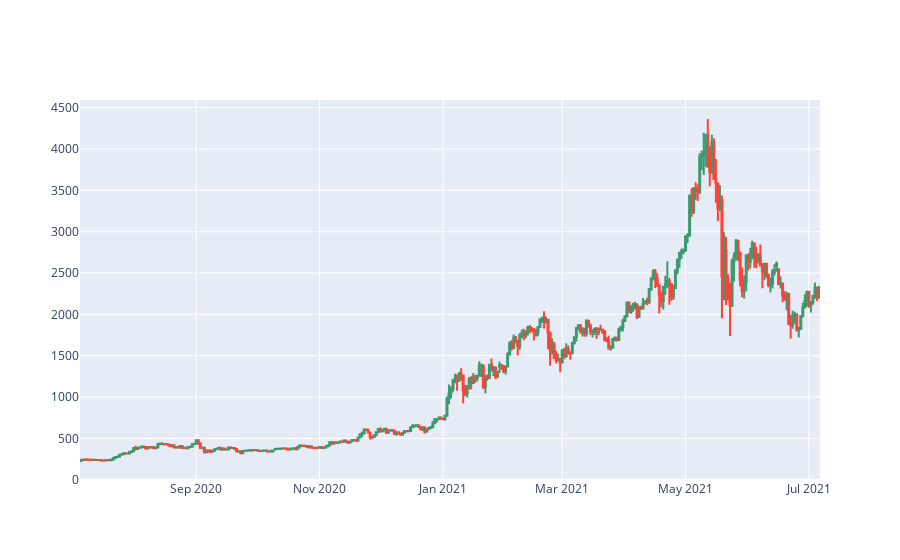

Here is the notebook cell this chart was saved with:
### Code cell
candlestick_chart(ethereum_df)

### Figure 1 — Plotly figure (JSON) as saved in the notebook; plotly's stock layout.template omitted (floating-point values rounded to 4 significant figures; data arrays with more than 128 entries replaced by an {"elided": "..."} marker saying what was removed)
{"data": [{"close": {"elided": "366 float values"}, "high": {"elided": "366 float values"}, "low": {"elided": "366 float values"}, "open": {"elided": "366 float values"}, "type": "candlestick", "x": {"elided": "366 str values"}}], "layout": {"xaxis": {"rangeslider": {"visible": false}}}}
